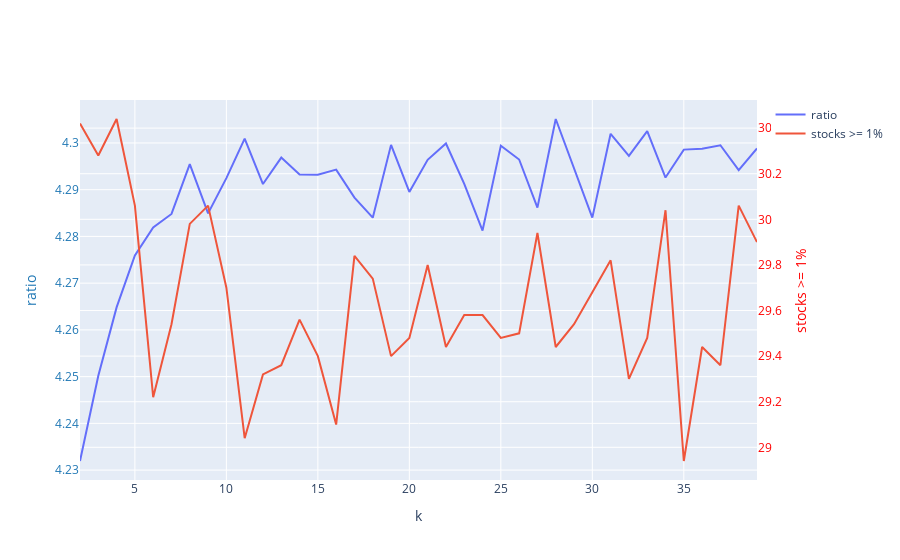

Notebook code for this chart:
### Code cell
custom_plot(k_data['k'],k_data['ratio'],k_data['stocks >= 1%'],'k','ratio','stocks >= 1%')

### Figure 1 — Plotly figure (JSON) as saved in the notebook; plotly's stock layout.template omitted (floating-point values rounded to 4 significant figures)
{"data": [{"name": "ratio", "type": "scatter", "x": [2, 3, 4, 5, 6, 7, 8, 9, 10, 11, 12, 13, 14, 15, 16, 17, 18, 19, 20, 21, 22, 23, 24, 25, 26, 27, 28, 29, 30, 31, 32, 33, 34, 35, 36, 37, 38, 39], "y": [4.232, 4.25, 4.265, 4.276, 4.282, 4.285, 4.295, 4.285, 4.292, 4.301, 4.291, 4.297, 4.293, 4.293, 4.294, 4.288, 4.284, 4.3, 4.29, 4.296, 4.3, 4.291, 4.281, 4.299, 4.296, 4.286, 4.305, 4.295, 4.284, 4.302, 4.297, 4.303, 4.293, 4.299, 4.299, 4.3, 4.294, 4.299], "yaxis": "y"}, {"name": "stocks >= 1%", "type": "scatter", "x": [2, 3, 4, 5, 6, 7, 8, 9, 10, 11, 12, 13, 14, 15, 16, 17, 18, 19, 20, 21, 22, 23, 24, 25, 26, 27, 28, 29, 30, 31, 32, 33, 34, 35, 36, 37, 38, 39], "y": [30.42, 30.28, 30.44, 30.06, 29.22, 29.54, 29.98, 30.06, 29.7, 29.04, 29.32, 29.36, 29.56, 29.4, 29.1, 29.84, 29.74, 29.4, 29.48, 29.8, 29.44, 29.58, 29.58, 29.48, 29.5, 29.94, 29.44, 29.54, 29.68, 29.82, 29.3, 29.48, 30.04, 28.94, 29.44, 29.36, 30.06, 29.9], "yaxis": "y2"}], "layout": {"xaxis": {"title": {"text": "k"}}, "yaxis": {"tickfont": {"color": "#1f77b4"}, "title": {"font": {"color": "#1f77b4"}, "text": "ratio"}}, "yaxis2": {"anchor": "free", "overlaying": "y", "position": 1, "side": "right", "tickfont": {"color": "red"}, "title": {"font": {"color": "red"}, "text": "stocks >= 1%"}}}}
